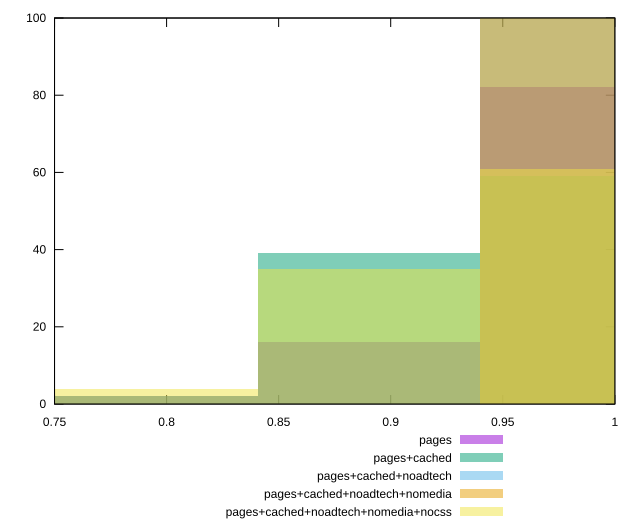

Recreate this plot in gnuplot.
reset

$pages <<EOF
0.9891568871749412 82
0.8902411984574471 16
0.791325509739953 2
EOF

$pagesCached <<EOF
0.8902411984574471 39
0.9891568871749412 59
0.791325509739953 2
EOF

$pagesCachedNoadtech <<EOF
0.9891568871749412 100
EOF

$pagesCachedNoadtechNomedia <<EOF
0.9891568871749412 100
EOF

$pagesCachedNoadtechNomediaNocss <<EOF
0.8902411984574471 35
0.9891568871749412 61
0.791325509739953 4
EOF

set key outside below
set boxwidth 0.09891568871749412
set xrange [0.75:1]
set yrange [0:100]
set trange [0:100]
set style fill transparent solid 0.5 noborder
set terminal svg size 640, 530 enhanced background rgb 'white'
set output "report_00021_2021-02-20T09:16:39.615Z/unminified-javascript/comparison/histogram/all_score.svg"

plot $pages title "pages" with boxes, \
     $pagesCached title "pages+cached" with boxes, \
     $pagesCachedNoadtech title "pages+cached+noadtech" with boxes, \
     $pagesCachedNoadtechNomedia title "pages+cached+noadtech+nomedia" with boxes, \
     $pagesCachedNoadtechNomediaNocss title "pages+cached+noadtech+nomedia+nocss" with boxes

reset
